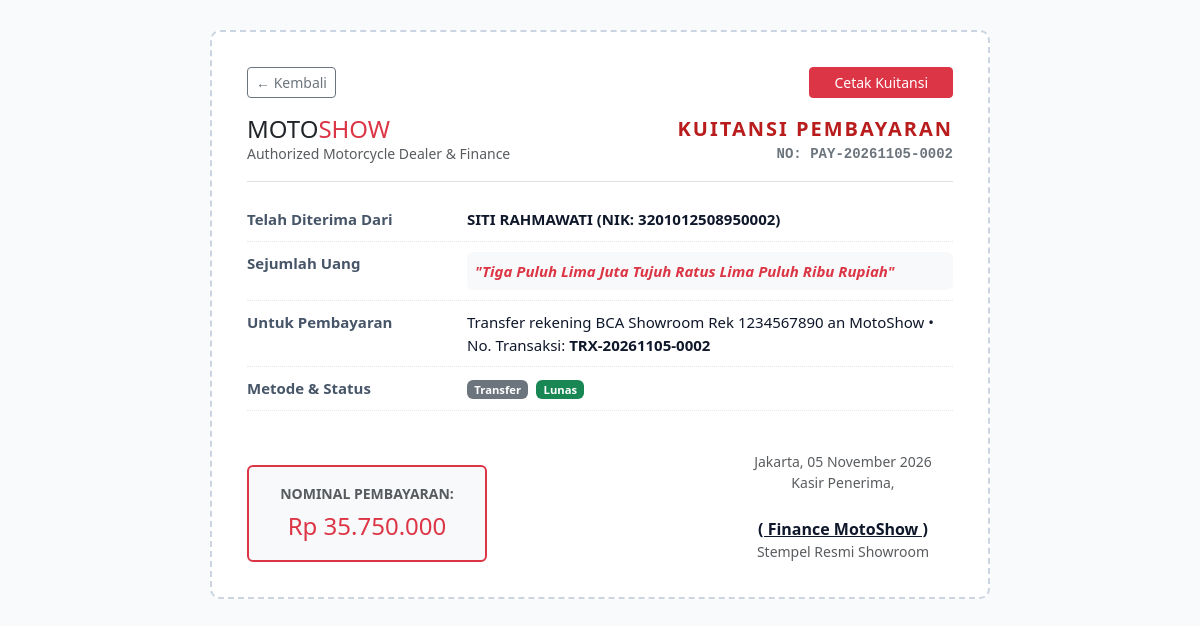
Screenshot of /admin/pembayaran/invoice.php?id=2 (signed in) with the database file from the repository.
### tables this page shows
CREATE TABLE `payments` (
  `id` INT AUTO_INCREMENT PRIMARY KEY,
  `transaction_id` INT NOT NULL,
  `no_pembayaran` VARCHAR(30) NOT NULL UNIQUE,
  `tanggal_bayar` DATETIME NOT NULL,
  `jumlah_bayar` DECIMAL(15,2) NOT NULL,
  `metode_pembayaran` ENUM('Tunai', 'Transfer', 'Kredit') NOT NULL,
  `dp` DECIMAL(15,2) NOT NULL DEFAULT 0.00,
  `tenor` INT NOT NULL DEFAULT 0,
  `cicilan_per_bulan` DECIMAL(15,2) NOT NULL DEFAULT 0.00,
  `sisa_bayar` DECIMAL(15,2) NOT NULL DEFAULT 0.00,
  `bukti_transfer` VARCHAR(255) NULL,
  `status` ENUM('Pending', 'Diverifikasi', 'Lunas') NOT NULL DEFAULT 'Lunas',
  `keterangan` TEXT NULL,
  `created_at` TIMESTAMP DEFAULT CURRENT_TIMESTAMP,
  CONSTRAINT `fk_payments_transaction` FOREIGN KEY (`transaction_id`) REFERENCES `transactions` (`id`) ON DELETE CASCADE ON UPDATE CASCADE
);

CREATE TABLE `customers` (
  `id` INT AUTO_INCREMENT PRIMARY KEY,
  `user_id` INT NULL,
  `nik` VARCHAR(20) NOT NULL UNIQUE,
  `nama_lengkap` VARCHAR(100) NOT NULL,
  `no_hp` VARCHAR(20) NOT NULL,
  `email` VARCHAR(100) NULL,
  `alamat` TEXT NOT NULL,
  `created_at` TIMESTAMP DEFAULT CURRENT_TIMESTAMP,
  CONSTRAINT `fk_customers_user` FOREIGN KEY (`user_id`) REFERENCES `users` (`id`) ON DELETE SET NULL ON UPDATE CASCADE
);

CREATE TABLE `transactions` (
  `id` INT AUTO_INCREMENT PRIMARY KEY,
  `no_transaksi` VARCHAR(30) NOT NULL UNIQUE,
  `customer_id` INT NOT NULL,
  `user_id` INT NOT NULL,
  `tanggal` DATE NOT NULL,
  `total_harga` DECIMAL(15,2) NOT NULL,
  `diskon` DECIMAL(15,2) NOT NULL DEFAULT 0.00,
  `total_bayar` DECIMAL(15,2) NOT NULL,
  `metode_pembayaran` ENUM('Tunai', 'Transfer', 'Kredit') NOT NULL,
  `status` ENUM('Pending', 'Lunas', 'Cicilan Berjalan', 'Batal') NOT NULL DEFAULT 'Pending',
  `catatan` TEXT NULL,
  `created_at` TIMESTAMP DEFAULT CURRENT_TIMESTAMP,
  CONSTRAINT `fk_transactions_customer` FOREIGN KEY (`customer_id`) REFERENCES `customers` (`id`) ON DELETE RESTRICT ON UPDATE CASCADE,
  CONSTRAINT `fk_transactions_user` FOREIGN KEY (`user_id`) REFERENCES `users` (`id`) ON DELETE RESTRICT ON UPDATE CASCADE
);

### config/database.php (called while the page is built, shortened)
<?php
function formatRupiah($angka) {
    return 'Rp ' . number_format((float)$angka, 0, ',', '.');
}
function formatTanggal($tanggal, $denganWaktu = false) {
    $bulan = [
        1 => 'Januari', 'Februari', 'Maret', 'April', 'Mei', 'Juni',
        'Juli', 'Agustus', 'September', 'Oktober', 'November', 'Desember'
    ];
    $timestamp = strtotime($tanggal);
    $hari = date('d', $timestamp);
    $bln = $bulan[(int)date('m', $timestamp)];
    $thn = date('Y', $timestamp);
    $hasil = "$hari $bln $thn";
    return $hasil;
}

### admin/pembayaran/invoice.php (the view, shortened to what this page needs)
<?php
require_once __DIR__ . '/../../config/database.php';
$pdo = getDBConnection();
$id = (int)($_GET['id'] ?? 0);
$stmt = $pdo->prepare("
    SELECT p.*, t.no_transaksi, t.tanggal as tanggal_trx,
           c.nama_lengkap as nama_pelanggan, c.nik, c.no_hp, c.alamat
    FROM payments p
    JOIN transactions t ON p.transaction_id = t.id
    JOIN customers c ON t.customer_id = c.id
    WHERE p.id = ?
");
$stmt->execute([$id]);
$pay = $stmt->fetch();
function terbilang($angka) {
    $angka = abs($angka);
    $baca = ["", "Satu", "Dua", "Tiga", "Empat", "Lima", "Enam", "Tujuh", "Delapan", "Sembilan", "Sepuluh", "Sebelas"];
    $terbilang = "";
    if ($angka < 12) {
        $terbilang = " " . $baca[$angka];
    } elseif ($angka < 20) {
        $terbilang = terbilang($angka - 10) . " Belas";
    } elseif ($angka < 100) {
        $terbilang = terbilang($angka / 10) . " Puluh" . terbilang($angka % 10);
    } elseif ($angka < 200) {
        $terbilang = " Seratus" . terbilang($angka - 100);
    } elseif ($angka < 1000) {
        $terbilang = terbilang($angka / 100) . " Ratus" . terbilang($angka % 100);
    } elseif ($angka < 2000) {
        $terbilang = " Seribu" . terbilang($angka - 1000);
    } elseif ($angka < 1000000) {
        $terbilang = terbilang($angka / 1000) . " Ribu" . terbilang($angka % 1000);
    } elseif ($angka < 1000000000) {
        $terbilang = terbilang($angka / 1000000) . " Juta" . terbilang($angka % 1000000);
    } elseif ($angka < 1000000000000) {
        $terbilang = terbilang($angka / 1000000000) . " Milyar" . terbilang(fmod($angka, 1000000000));
    }
    return $terbilang;
}
?>
<!DOCTYPE html>
<html lang="id">
<head>
  <link href="https://cdn.jsdelivr.net/npm/bootstrap@5.3.3/dist/css/bootstrap.min.css" rel="stylesheet">
</head>
<body>
<div class="receipt-box">
  <div class="d-flex justify-content-between align-items-center mb-3 no-print">
    <a href="javascript:window.history.back()" class="btn btn-outline-secondary btn-sm">&larr; Kembali</a>
    <button onclick="window.print()" class="btn btn-danger btn-sm px-4">Cetak Kuitansi</button>
  </div>
  <div class="d-flex justify-content-between align-items-center border-bottom pb-3 mb-3">
    <div>
      <h4 class="fw-black mb-0 text-dark">MOTO<span class="text-danger">SHOW</span></h4>
      <div class="small text-muted">Authorized Motorcycle Dealer & Finance</div>
    </div>
    <div class="text-end">
      <div class="receipt-title">KUITANSI PEMBAYARAN</div>
      <div class="font-monospace fw-bold small text-secondary">NO: <?= htmlspecialchars($pay['no_pembayaran']) ?></div>
    </div>
  </div>
  <div class="receipt-row">
    <div class="label">Telah Diterima Dari</div>
    <div class="val fw-bold text-uppercase"><?= htmlspecialchars($pay['nama_pelanggan']) ?> (NIK: <?= htmlspecialchars($pay['nik']) ?>)</div>
  </div>
  <div class="receipt-row">
    <div class="label">Sejumlah Uang</div>
    <div class="val fst-italic fw-bold text-danger bg-light p-2 rounded">
      "<?= trim(terbilang($pay['jumlah_bayar'])) ?> Rupiah"
    </div>
  </div>
  <div class="receipt-row">
    <div class="label">Untuk Pembayaran</div>
    <div class="val">
      <?= htmlspecialchars($pay['keterangan'] ?: 'Pelunasan Transaksi') ?> &bull; No. Transaksi: <strong><?= htmlspecialchars($pay['no_transaksi']) ?></strong>
    </div>
  </div>
  <div class="receipt-row">
    <div class="label">Metode & Status</div>
    <div class="val">
      <span class="badge bg-secondary"><?= htmlspecialchars($pay['metode_pembayaran']) ?></span>
      <span class="badge bg-success ms-1"><?= htmlspecialchars($pay['status']) ?></span>
    </div>
  </div>
  <div class="d-flex justify-content-between align-items-end mt-4 pt-3">
    <div class="p-3 bg-light rounded border border-2 border-danger text-center" style="min-width: 240px;">
      <div class="small text-muted mb-1 text-uppercase fw-bold">Nominal Pembayaran:</div>
      <div class="fs-4 fw-black text-danger"><?= formatRupiah($pay['jumlah_bayar']) ?></div>
    </div>
    <div class="text-center" style="min-width: 220px;">
      <div class="small text-muted mb-4">Jakarta, <?= formatTanggal($pay['tanggal_bayar']) ?><br>Kasir Penerima,</div>
      <div class="fw-bold mt-4 text-decoration-underline">( Finance MotoShow )</div>
      <div class="text-muted small">Stempel Resmi Showroom</div>
    </div>
  </div>
</div>
</body>
</html>

### admin/pembayaran/invoice.php (style rules this page uses)
body { background: #f8fafc; font-family: 'Segoe UI', Tahoma, Geneva, Verdana, sans-serif; padding: 30px 15px; color: #0f172a; }
.receipt-box { max-width: 780px; margin: 0 auto; background: #ffffff; padding: 35px; border: 2px dashed #cbd5e1; border-radius: 10px; position: relative; }
.receipt-title { font-size: 20px; font-weight: 800; letter-spacing: 2px; text-transform: uppercase; color: #b91c1c; }
.receipt-row { display: flex; padding: 10px 0; border-bottom: 1px dotted #e2e8f0; font-size: 15px; }
.receipt-row .label { width: 220px; font-weight: 600; color: #475569; }
.receipt-row .val { flex: 1; font-weight: 500; }

### rows the page displays
payments: no_pembayaran "PAY-20261105-0002", customers.nama_lengkap "SITI RAHMAWATI", customers.nik "3201012508950002", jumlah_bayar "Tiga Puluh Lima Juta Tujuh Ratus Lima Puluh Ribu", keterangan "Transfer rekening BCA Showroom Rek 1234567890 an MotoShow", transaction.no_transaksi "TRX-20261105-0002", metode_pembayaran "Transfer", status "Lunas", jumlah_bayar "Rp 35.750.000", tanggal_bayar "05 November 2026"
